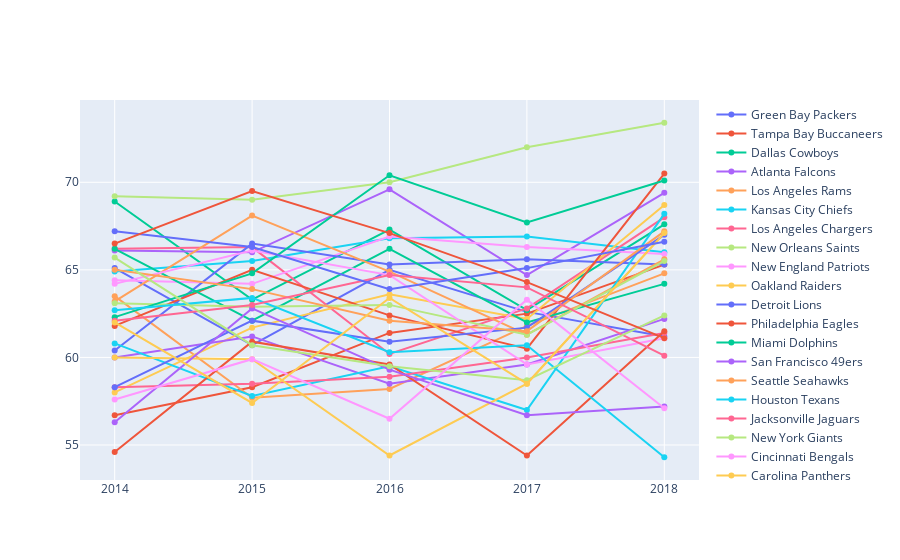

Notebook code cell kept with this figure:
### Code cell
import plotly.graph_objects as go

fig = go.Figure()

# Add traces
fig.add_trace(go.Scatter(x=year, y=gbPackers_pct,
                    mode='lines+markers',
                    name='Green Bay Packers'))
fig.add_trace(go.Scatter(x=year, y=tBay_pct,
                    mode='lines+markers',
                    name='Tampa Bay Buccaneers'))
fig.add_trace(go.Scatter(x=year, y=dallas_pct,
                    mode='lines+markers',
                    name='Dallas Cowboys'))

fig.add_trace(go.Scatter(x=year, y=atlanta_pct,
                    mode='lines+markers',
                    name='Atlanta Falcons'))
fig.add_trace(go.Scatter(x=year, y=rams_pct,
                    mode='lines+markers',
                    name='Los Angeles Rams'))
fig.add_trace(go.Scatter(x=year, y=kansas_pct,
                    mode='lines+markers',
                    name='Kansas City Chiefs'))

fig.add_trace(go.Scatter(x=year, y=chargers_pct,
                    mode='lines+markers',
                    name='Los Angeles Chargers'))
fig.add_trace(go.Scatter(x=year, y=orleands_pct,
                    mode='lines+markers',
                    name='New Orleans Saints'))
fig.add_trace(go.Scatter(x=year, y=england_pct,
                    mode='lines+markers',
                    name='New England Patriots'))

fig.add_trace(go.Scatter(x=year, y=oak_pct,
                    mode='lines+markers',
                    name='Oakland Raiders'))
fig.add_trace(go.Scatter(x=year, y=detroid_pct,
                    mode='lines+markers',
                    name='Detroit Lions'))
fig.add_trace(go.Scatter(x=year, y=philadelphia_pct,
                    mode='lines+markers',
                    name='Philadelphia Eagles'))

fig.add_trace(go.Scatter(x=year, y=miami_pct,
                    mode='lines+markers',
                    name='Miami Dolphins'))
fig.add_trace(go.Scatter(x=year, y=san_francisco_pct,
                    mode='lines+markers',
                    name='San Francisco 49ers'))
fig.add_trace(go.Scatter(x=year, y=seattle_pct,
                    mode='lines+markers',
                    name='Seattle Seahawks'))

fig.add_trace(go.Scatter(x=year, y=houston_pct,
                    mode='lines+markers',
                    name='Houston Texans'))
fig.add_trace(go.Scatter(x=year, y=jacksonville_pct,
                    mode='lines+markers',
                    name='Jacksonville Jaguars'))
fig.add_trace(go.Scatter(x=year, y=giants_pct,
                    mode='lines+markers',
                    name='New York Giants'))

fig.add_trace(go.Scatter(x=year, y=cincinnati_pct,
                    mode='lines+markers',
                    name='Cincinnati Bengals'))
fig.add_trace(go.Scatter(x=year, y=carolina_pct,
                    mode='lines+markers',
                    name='Carolina Panthers'))
fig.add_trace(go.Scatter(x=year, y=tenessee_pct,
                    mode='lines+markers',
                    name='Tennessee Titans'))

fig.add_trace(go.Scatter(x=year, y=cleveland_pct,
                    mode='lines+markers',
                    name='Cleveland Browns'))
fig.add_trace(go.Scatter(x=year, y=minnesota_pct,
                    mode='lines+markers',
                    name='Minnesota Vikings'))
fig.add_trace(go.Scatter(x=year, y=arizona_pct,
                    mode='lines+markers',
                    name='Arizona Cardinals'))

fig.add_trace(go.Scatter(x=year, y=chicago_pct,
                    mode='lines+markers',
                    name='Chicago Bears'))
fig.add_trace(go.Scatter(x=year, y=buffalo_pct,
                    mode='lines+markers',
                    name='Buffalo Bills'))
fig.add_trace(go.Scatter(x=year, y=baltimore_pct,
                    mode='lines+markers',
                    name='Baltimore Ravens'))

fig.add_trace(go.Scatter(x=year, y=denver_pct,
                    mode='lines+markers',
                    name='Denver Broncos'))
fig.add_trace(go.Scatter(x=year, y=jets_pct,
                    mode='lines+markers',
                    name='New York Jets'))
fig.add_trace(go.Scatter(x=year, y=inianapolis_pct,
                    mode='lines+markers',
                    name='Indianapolis Colts'))

fig.add_trace(go.Scatter(x=year, y=pittsburgh_pct,
                    mode='lines+markers',
                    name='Pittsburgh Steelers'))
fig.add_trace(go.Scatter(x=year, y=washington_pct,
                    mode='lines+markers',
                    name='Washington Redskins'))

fig.show()

### Figure 1 — Plotly figure (JSON) as saved in the notebook; plotly's stock layout.template omitted (floating-point values rounded to 4 significant figures)
{"data": [{"mode": "lines+markers", "name": "Green Bay Packers", "type": "scatter", "x": [2014, 2015, 2016, 2017, 2018], "y": [65.1, 60.7, 65, 62.6, 61.2]}, {"mode": "lines+markers", "name": "Tampa Bay Buccaneers", "type": "scatter", "x": [2014, 2015, 2016, 2017, 2018], "y": [56.7, 58.3, 61.4, 62.5, 65.3]}, {"mode": "lines+markers", "name": "Dallas Cowboys", "type": "scatter", "x": [2014, 2015, 2016, 2017, 2018], "y": [68.9, 63.3, 67.3, 62.7, 67.6]}, {"mode": "lines+markers", "name": "Atlanta Falcons", "type": "scatter", "x": [2014, 2015, 2016, 2017, 2018], "y": [66.1, 66, 69.6, 64.7, 69.4]}, {"mode": "lines+markers", "name": "Los Angeles Rams", "type": "scatter", "x": [2014, 2015, 2016, 2017, 2018], "y": [63.5, 57.7, 58.2, 61.8, 64.8]}, {"mode": "lines+markers", "name": "Kansas City Chiefs", "type": "scatter", "x": [2014, 2015, 2016, 2017, 2018], "y": [64.9, 65.5, 66.8, 66.9, 66]}, {"mode": "lines+markers", "name": "Los Angeles Chargers", "type": "scatter", "x": [2014, 2015, 2016, 2017, 2018], "y": [66.2, 66.3, 60.2, 62.8, 68]}, {"mode": "lines+markers", "name": "New Orleans Saints", "type": "scatter", "x": [2014, 2015, 2016, 2017, 2018], "y": [69.2, 69, 70, 72, 73.4]}, {"mode": "lines+markers", "name": "New England Patriots", "type": "scatter", "x": [2014, 2015, 2016, 2017, 2018], "y": [64.4, 64.2, 66.9, 66.3, 65.9]}, {"mode": "lines+markers", "name": "Oakland Raiders", "type": "scatter", "x": [2014, 2015, 2016, 2017, 2018], "y": [58, 61.7, 63.6, 62.2, 68.7]}, {"mode": "lines+markers", "name": "Detroit Lions", "type": "scatter", "x": [2014, 2015, 2016, 2017, 2018], "y": [60.4, 66.5, 65.3, 65.6, 65.3]}, {"mode": "lines+markers", "name": "Philadelphia Eagles", "type": "scatter", "x": [2014, 2015, 2016, 2017, 2018], "y": [61.8, 65, 62.4, 60.5, 70.5]}, {"mode": "lines+markers", "name": "Miami Dolphins", "type": "scatter", "x": [2014, 2015, 2016, 2017, 2018], "y": [66.2, 62.1, 66.2, 62, 64.2]}, {"mode": "lines+markers", "name": "San Francisco 49ers", "type": "scatter", "x": [2014, 2015, 2016, 2017, 2018], "y": [60, 61.2, 58.5, 59.6, 62.2]}, {"mode": "lines+markers", "name": "Seattle Seahawks", "type": "scatter", "x": [2014, 2015, 2016, 2017, 2018], "y": [63.2, 68.1, 64.9, 61.3, 65.6]}, {"mode": "lines+markers", "name": "Houston Texans", "type": "scatter", "x": [2014, 2015, 2016, 2017, 2018], "y": [60.8, 57.8, 59.5, 57, 68.2]}, {"mode": "lines+markers", "name": "Jacksonville Jaguars", "type": "scatter", "x": [2014, 2015, 2016, 2017, 2018], "y": [58.3, 58.5, 58.9, 60, 61.4]}, {"mode": "lines+markers", "name": "New York Giants", "type": "scatter", "x": [2014, 2015, 2016, 2017, 2018], "y": [63.1, 62.9, 63, 61.3, 65.5]}, {"mode": "lines+markers", "name": "Cincinnati Bengals", "type": "scatter", "x": [2014, 2015, 2016, 2017, 2018], "y": [64.2, 66.1, 64.7, 59.6, 61.1]}, {"mode": "lines+markers", "name": "Carolina Panthers", "type": "scatter", "x": [2014, 2015, 2016, 2017, 2018], "y": [60, 59.9, 54.4, 58.5, 67.1]}, {"mode": "lines+markers", "name": "Tennessee Titans", "type": "scatter", "x": [2014, 2015, 2016, 2017, 2018], "y": [58.3, 62.1, 60.9, 61.7, 67]}, {"mode": "lines+markers", "name": "Cleveland Browns", "type": "scatter", "x": [2014, 2015, 2016, 2017, 2018], "y": [54.6, 60.9, 59.6, 54.4, 61.5]}, {"mode": "lines+markers", "name": "Minnesota Vikings", "type": "scatter", "x": [2014, 2015, 2016, 2017, 2018], "y": [62.3, 64.8, 70.4, 67.7, 70.1]}, {"mode": "lines+markers", "name": "Arizona Cardinals", "type": "scatter", "x": [2014, 2015, 2016, 2017, 2018], "y": [56.3, 62.8, 59.3, 56.7, 57.2]}, {"mode": "lines+markers", "name": "Chicago Bears", "type": "scatter", "x": [2014, 2015, 2016, 2017, 2018], "y": [65, 63.9, 62.1, 61.5, 67.2]}, {"mode": "lines+markers", "name": "Buffalo Bills", "type": "scatter", "x": [2014, 2015, 2016, 2017, 2018], "y": [62.7, 63.4, 60.3, 60.7, 54.3]}, {"mode": "lines+markers", "name": "Baltimore Ravens", "type": "scatter", "x": [2014, 2015, 2016, 2017, 2018], "y": [62.1, 63, 64.7, 64, 60.1]}, {"mode": "lines+markers", "name": "Denver Broncos", "type": "scatter", "x": [2014, 2015, 2016, 2017, 2018], "y": [65.7, 60.7, 59.5, 58.7, 62.4]}, {"mode": "lines+markers", "name": "New York Jets", "type": "scatter", "x": [2014, 2015, 2016, 2017, 2018], "y": [57.6, 59.9, 56.5, 63.3, 57.1]}, {"mode": "lines+markers", "name": "Indianapolis Colts", "type": "scatter", "x": [2014, 2015, 2016, 2017, 2018], "y": [62, 57.4, 63.4, 58.5, 67.1]}, {"mode": "lines+markers", "name": "Pittsburgh Steelers", "type": "scatter", "x": [2014, 2015, 2016, 2017, 2018], "y": [67.2, 66.3, 63.9, 65.1, 66.6]}, {"mode": "lines+markers", "name": "Washington Redskins", "type": "scatter", "x": [2014, 2015, 2016, 2017, 2018], "y": [66.5, 69.5, 67.1, 64.3, 61.1]}], "layout": {}}
